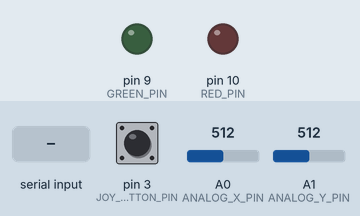
This sketch was run on a simulated Arduino Uno, built with avr-gcc and run on an emulated ATmega328P. On the bench: output pins drawn as LEDs (lit = HIGH). The inputs (shaded band) are chosen by the test bench; at power-on: pin 3 (JOY_BUTTON_PIN) HIGH, A0 (ANALOG_X_PIN) = 512, A1 (ANALOG_Y_PIN) = 512. What the sketch prints to the serial monitor is not drawn.

Above: at 1.2 s.
1.3 s: "G" received over Serial
At 1.41 s:
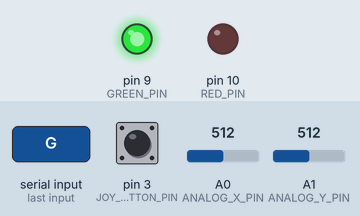
3.0 s: "R" received over Serial
At 3.1 s:
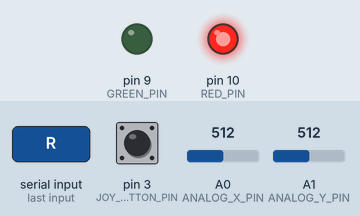
Timing chart, 0 to 6.0 s (numbered marks = the images above; inputs shaded):
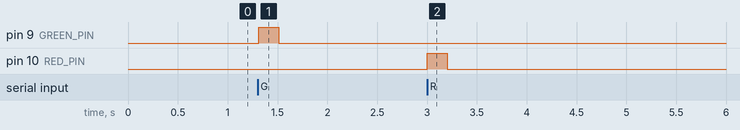

The sketch:

a6_talking_to_the_web.ino
```cpp
#define ANALOG_X_PIN A0 // joystick x axis connected to analog pin A0
#define ANALOG_Y_PIN A1  // ioystick y axis connected to analog pin A1
#define JOY_BUTTON_PIN 3  // yoystick button on digital pin 3

#define GREEN_PIN 9 // green LED connected to digital pin 9
#define RED_PIN 10 // red LED connected to digital pin 10

const int MAX_ANALOG_VAL = 1023;  // max analog read value
const int JOYSTICK_CENTER_VALUE = int(MAX_ANALOG_VAL / 2); // joystick center
const int JOYSTICK_MOVEMENT_THRESHOLD = 12; // deadzone so it doesn't jitter

int joyX; // joystick raw x-axis value
int joyY; // joystick raw y-axis value


void setup() {
  Serial.begin(9600); // serial communication to p5.js
  pinMode(GREEN_PIN, OUTPUT); // green led pin as output
  pinMode(RED_PIN, OUTPUT); // red led pin as output
  pinMode(JOY_BUTTON_PIN, INPUT_PULLUP); // button is HIGH normally, LOW when pressed
}

void loop() {

  // read joystick x and y axes (0-1023)
  joyX = analogRead(ANALOG_X_PIN);
  joyY = analogRead(ANALOG_Y_PIN);

  // compute how far from center they are
  int xDistFromCenter = joyX - JOYSTICK_CENTER_VALUE;
  int yDistFromCenter = joyY - JOYSTICK_CENTER_VALUE;

  //  ignore small noise near center
  if (abs(xDistFromCenter) < JOYSTICK_MOVEMENT_THRESHOLD) {
    xDistFromCenter = 0;
  }

  if (abs(yDistFromCenter) < JOYSTICK_MOVEMENT_THRESHOLD) {
    yDistFromCenter = 0;
  }

  // read joystick button state (1 = not pressed, 0 = pressed)
  int buttonVal = digitalRead(JOY_BUTTON_PIN);

  // send data to p5.js in format (xDistFromCenter, yDistFromCenter, buttonVal)
  Serial.print(xDistFromCenter);
  Serial.print(",");
  Serial.print(yDistFromCenter);
  Serial.print(",");
  Serial.println(buttonVal);


  // receive data from p5.js, if p5.js sent something:
  if (Serial.available() > 0) {
    char cmd = Serial.read();  // read one character

    if (cmd == 'G') {          // G -> green
      blinkGreen(); // blink green LED
    } else if (cmd == 'R') {   // R -> Red
      blinkRed(); // blink red LED
    }
  }
  delay(20); // delay to wait for serial communication
}

// blink green LED -> hit the ball in the game
void blinkGreen() {
  digitalWrite(GREEN_PIN, HIGH); // turn green LED on
  digitalWrite(RED_PIN, LOW);  // making sure red LED is off
  delay(200); // keep it on for 200ms
  digitalWrite(GREEN_PIN, LOW); // turn green LED off
}

// blink red LED -> missed the ball in the game
void blinkRed() {
  digitalWrite(RED_PIN, HIGH); // turn red LED on
  digitalWrite(GREEN_PIN, LOW); // making sure green LED is off
  delay(200);  // keep it on for 200ms
  digitalWrite(RED_PIN, LOW); // turn red LED off
}
```

Measured:
- after the input at 1.3 s, pin 9 (GREEN_PIN): LOW → HIGH at once, → LOW 0.20 s later
- after the input at 3.0 s, pin 10 (RED_PIN): LOW → HIGH at once, → LOW 0.20 s later
